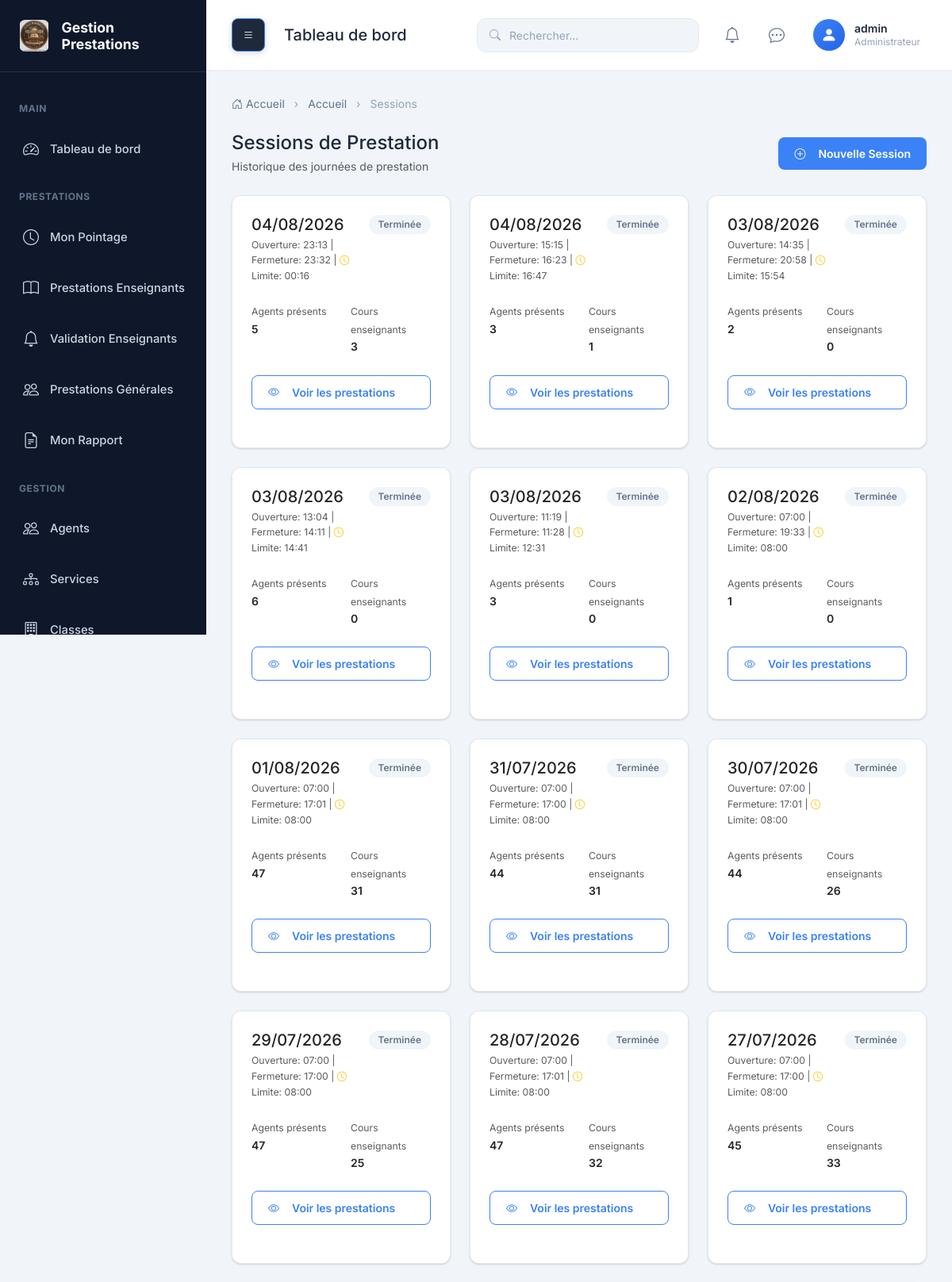
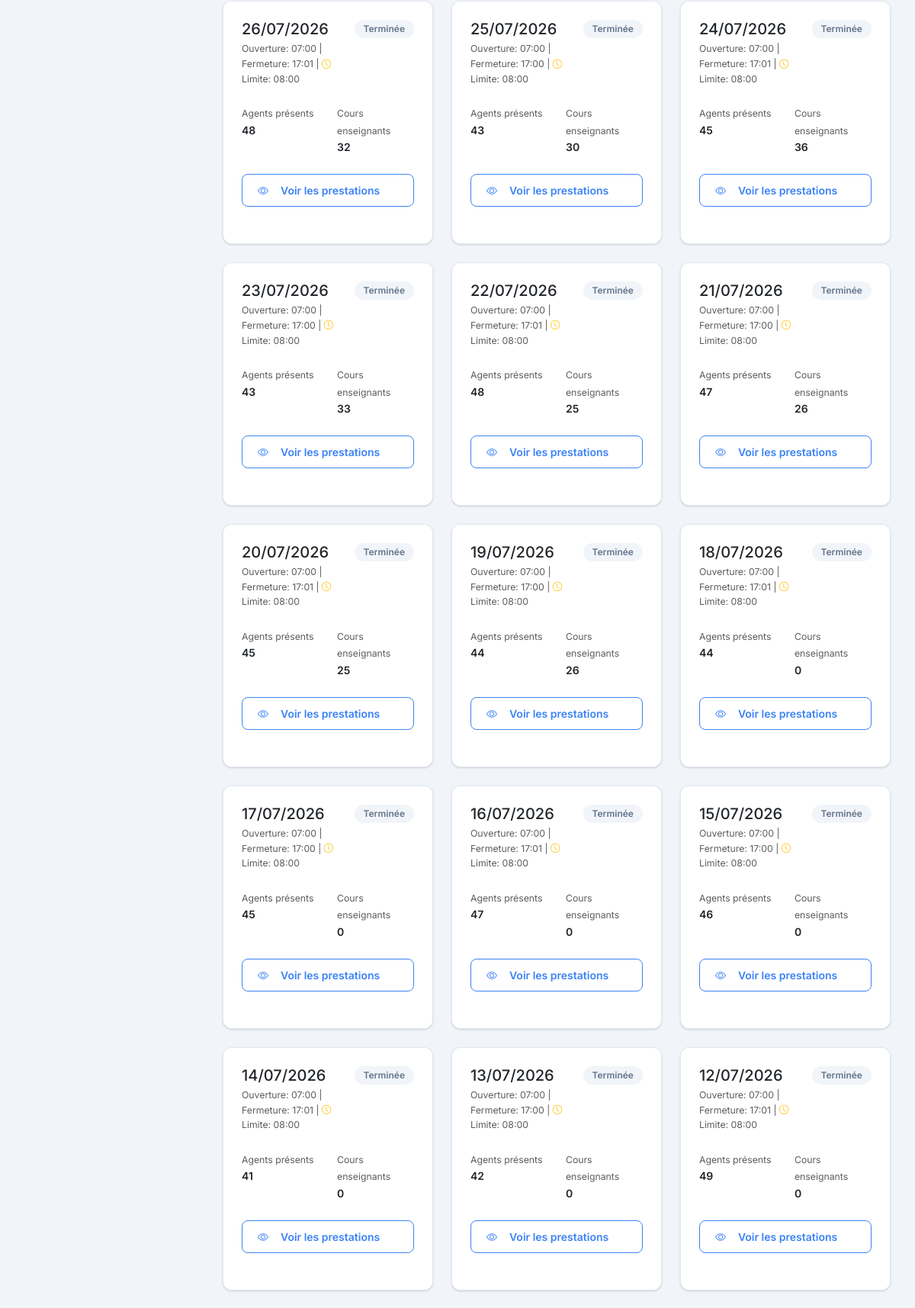
The app's page /sessions/ (signed in, upper part) with its own data (2 pictures, top to bottom).
### prestation/models.py (models this page shows, shortened)
class Utilisateur(models.Model):
    ROLE_CHOICES = (
        ('ADMIN', 'Administrateur'),
        ('SECRETAIRE', 'Secrétaire'),
        ('ENSEIGNANT', 'Enseignant'),
        ('AGENT', 'Agent'),
    )
    user = models.OneToOneField(
        User,
        on_delete=models.CASCADE,
        related_name='utilisateur'
    )
    agent = models.OneToOneField(
        'Agent',
        on_delete=models.CASCADE,
        related_name='utilisateur'
    )
    role = models.CharField(
        max_length=20,
        choices=ROLE_CHOICES
    )
    created_at = models.DateTimeField(auto_now_add=True)
    updated_at = models.DateTimeField(auto_now=True)
    must_change_password = models.BooleanField(
        default=True,
        help_text='Indique si l\'utilisateur doit changer son mot de passe à la prochaine connexion'
    )
    mot_de_passe_temporaire = models.CharField(
        max_length=100,
        blank=True,
        default='',
        help_text='Mot de passe temporaire visible par l\'administrateur (effacé après changement par l\'utilisateur)'
    )
    two_factor_secret = models.CharField(
        max_length=64,
        blank=True,
        default='',
        help_text='Clé secrète pour Google Authenticator (2FA)'
    )
    two_factor_enabled = models.BooleanField(
        default=False,
        help_text='Indique si le 2FA est activé pour cet utilisateur'
    )
    class Meta:
        ordering = ['user__username']
        verbose_name = 'Utilisateur'
        verbose_name_plural = 'Utilisateurs'
        indexes = [
            models.Index(fields=['role']),
        ]

class SessionPrestation(models.Model):
    STATUT_SESSION = (
        ('EN_COURS', 'En cours'),
        ('TERMINEE', 'Terminée'),
    )
    date = models.DateField()
    heure_ouverture = models.TimeField(null=True, blank=True)
    heure_fermeture = models.TimeField(null=True, blank=True)
    heure_limite = models.TimeField(
        null=True,
        blank=True,
        help_text='Heure limite pour arriver à l\'heure (après cette heure, l\'agent est en retard)'
    )
    statut = models.CharField(
        max_length=20,
        choices=STATUT_SESSION,
        default='EN_COURS'
    )
    ouvert_par = models.ForeignKey(
        Utilisateur,
        on_delete=models.SET_NULL,
        null=True,
        related_name="sessions_ouvertes"
    )
    cloture_par = models.ForeignKey(
        Utilisateur,
        on_delete=models.SET_NULL,
        null=True,
        blank=True,
        related_name="sessions_cloturees"
    )
    created_at = models.DateTimeField(auto_now_add=True)
    updated_at = models.DateTimeField(auto_now=True)
    class Meta:
        ordering = ['-date']
        verbose_name = 'Session de Prestation'
        verbose_name_plural = 'Sessions de Prestation'
        indexes = [
            models.Index(fields=['date']),
            models.Index(fields=['statut']),
        ]
    def nombre_agents_presents(self):
        return self.prestations.filter(statut__in=['PRESENT', 'RETARD', 'TERMINE']).count()
    def nombre_prestations_enseignants(self):
        return PrestationEnseignant.objects.filter(prestation__session=self).count()

### prestation/views.py (the view)
# urls.py: path('sessions/', views.sessions_list, name='sessions_list'),
@login_required
def sessions_list(request):
    sessions = SessionPrestation.objects.all().order_by('-date')
    return render(request, 'prestation/sessions_list.html', {'sessions': sessions})

### prestation/templates/prestation/sessions_list.html (shortened to what this page needs)
{% extends 'base.html' %}
{% load static %}
{% block breadcrumb %}
<li class="breadcrumb-item"><a href="{% url 'dashboard' %}">Accueil</a></li>
<li class="breadcrumb-item active" aria-current="page">Sessions</li>
{% endblock %}
{% block content %}
<div class="d-flex justify-content-between align-items-center mb-4">
    <div>
        <h4 class="mb-1">Sessions de Prestation</h4>
        <p class="text-muted mb-0">Historique des journées de prestation</p>
    </div>
    {% if user.utilisateur.role == 'ADMIN' or user.utilisateur.role == 'SECRETAIRE' %}
    <a href="{% url 'ouvrir_session' %}" class="btn btn-primary">
        <i class="bi bi-plus-circle me-2"></i>Nouvelle Session
    </a>
    {% endif %}
</div>
<div class="row">
    {% for session in sessions %}
    <div class="col-md-6 col-lg-4 mb-4">
        <div class="card h-100">
            <div class="card-body">
                <div class="d-flex justify-content-between align-items-start mb-3">
                    <div>
                        <h5 class="mb-1">{{ session.date|date:"d/m/Y" }}</h5>
                        <p class="text-muted mb-0 small">
                            Ouverture: {{ session.heure_ouverture|time:"H:i" }}
                            {% if session.heure_fermeture %}
                            | Fermeture: {{ session.heure_fermeture|time:"H:i" }}
                            {% endif %}
                            {% if session.heure_limite %}
                            | <i class="bi bi-clock text-warning"></i> Limite: {{ session.heure_limite|time:"H:i" }}
                            {% endif %}
                        </p>
                    </div>
                    <span class="badge badge-{% if session.statut == 'EN_COURS' %}success{% else %}secondary{% endif %}">
                        {{ session.get_statut_display }}
                    </span>
                </div>
                <div class="row mb-3">
                    <div class="col-6">
                        <small class="text-muted">Agents présents</small>
                        <div class="fw-semibold">{{ session.nombre_agents_presents }}</div>
                    </div>
                    <div class="col-6">
                        <small class="text-muted">Cours enseignants</small>
                        <div class="fw-semibold">{{ session.nombre_prestations_enseignants }}</div>
                    </div>
                </div>
                <a href="{% url 'session_detail' session.id %}" class="btn btn-outline w-100">
                    <i class="bi bi-eye me-2"></i>Voir les prestations
                </a>
            </div>
        </div>
    </div>
    {% endfor %}
</div>
{% endblock %}

### prestation/templates/components/navbar.html (shortened to what this page needs)
{% load static %}
<nav class="navbar">
    <div class="navbar-left">
        <button class="navbar-toggle-desktop" id="sidebarToggle" title="Afficher/masquer le menu">
            <i class="bi bi-list"></i>
        </button>
        <h5 class="mb-0">{% block page_title %}Tableau de bord{% endblock %}</h5>
    </div>
    <div class="navbar-right">
        <div class="navbar-search">
            <i class="bi bi-search"></i>
            <input type="text" class="form-control" placeholder="Rechercher...">
        </div>
        <div class="navbar-actions">
            <a href="{% url 'notifications' %}" class="navbar-action" title="Notifications">
                <i class="bi bi-bell"></i>
            </a>
            <a href="{% url 'messages' %}" class="navbar-action" title="Messages">
                <i class="bi bi-chat-dots"></i>
            </a>
            <div class="navbar-user" id="userDropdown">
                {% if user.utilisateur.agent.photo %}
                    <img src="{{ user.utilisateur.agent.photo.url }}" alt="{{ user.username }}">
                {% else %}
                    <div class="navbar-user-avatar">
                        <i class="bi bi-person-fill"></i>
                    </div>
                {% endif %}
                <div class="navbar-user-info">
                    <div class="navbar-user-name">{{ user.username }}</div>
                    <div class="navbar-user-role">{{ user.utilisateur.get_role_display }}</div>
                </div>
            </div>
        </div>
    </div>
</nav>

### records on screen
SessionPrestation: date "04/08/2026", heure_ouverture "23:13", heure_fermeture "23:32", heure_limite "00:16", statut "Terminée", nombre_agents_presents "5", nombre_prestations_enseignants "3"
SessionPrestation: date "04/08/2026", heure_ouverture "15:15", heure_fermeture "16:23", heure_limite "16:47", statut "Terminée", nombre_agents_presents "3", nombre_prestations_enseignants "1"
SessionPrestation: date "03/08/2026", heure_ouverture "14:35", heure_fermeture "20:58", heure_limite "15:54", statut "Terminée", nombre_agents_presents "2", nombre_prestations_enseignants "0"
SessionPrestation: date "03/08/2026", heure_ouverture "13:04", heure_fermeture "14:11", heure_limite "14:41", statut "Terminée", nombre_agents_presents "6", nombre_prestations_enseignants "0"
SessionPrestation: date "03/08/2026", heure_ouverture "11:19", heure_fermeture "11:28", heure_limite "12:31", statut "Terminée", nombre_agents_presents "3", nombre_prestations_enseignants "0"
SessionPrestation: date "02/08/2026", heure_ouverture "07:00", heure_fermeture "19:33", heure_limite "08:00", statut "Terminée", nombre_agents_presents "1", nombre_prestations_enseignants "0"
SessionPrestation: date "01/08/2026", heure_ouverture "07:00", heure_fermeture "17:01", heure_limite "08:00", statut "Terminée", nombre_agents_presents "47", nombre_prestations_enseignants "31"
SessionPrestation: date "31/07/2026", heure_ouverture "07:00", heure_fermeture "17:00", heure_limite "08:00", statut "Terminée", nombre_agents_presents "44", nombre_prestations_enseignants "31"
SessionPrestation: date "30/07/2026", heure_ouverture "07:00", heure_fermeture "17:01", heure_limite "08:00", statut "Terminée", nombre_agents_presents "44", nombre_prestations_enseignants "26"
SessionPrestation: date "29/07/2026", heure_ouverture "07:00", heure_fermeture "17:00", heure_limite "08:00", statut "Terminée", nombre_agents_presents "47", nombre_prestations_enseignants "25"
SessionPrestation: date "28/07/2026", heure_ouverture "07:00", heure_fermeture "17:01", heure_limite "08:00", statut "Terminée", nombre_agents_presents "47", nombre_prestations_enseignants "32"
SessionPrestation: date "27/07/2026", heure_ouverture "07:00", heure_fermeture "17:00", heure_limite "08:00", statut "Terminée", nombre_agents_presents "45", nombre_prestations_enseignants "33"
SessionPrestation: date "26/07/2026", heure_ouverture "07:00", heure_fermeture "17:01", heure_limite "08:00", statut "Terminée", nombre_agents_presents "48", nombre_prestations_enseignants "32"
SessionPrestation: date "25/07/2026", heure_ouverture "07:00", heure_fermeture "17:00", heure_limite "08:00", statut "Terminée", nombre_agents_presents "43", nombre_prestations_enseignants "30"
SessionPrestation: date "24/07/2026", heure_ouverture "07:00", heure_fermeture "17:01", heure_limite "08:00", statut "Terminée", nombre_agents_presents "45", nombre_prestations_enseignants "36"
SessionPrestation: date "23/07/2026", heure_ouverture "07:00", heure_fermeture "17:00", heure_limite "08:00", statut "Terminée", nombre_agents_presents "43", nombre_prestations_enseignants "33"
SessionPrestation: date "22/07/2026", heure_ouverture "07:00", heure_fermeture "17:01", heure_limite "08:00", statut "Terminée", nombre_agents_presents "48", nombre_prestations_enseignants "25"
SessionPrestation: date "21/07/2026", heure_ouverture "07:00", heure_fermeture "17:00", heure_limite "08:00", statut "Terminée", nombre_agents_presents "47", nombre_prestations_enseignants "26"
SessionPrestation: date "20/07/2026", heure_ouverture "07:00", heure_fermeture "17:01", heure_limite "08:00", statut "Terminée", nombre_agents_presents "45", nombre_prestations_enseignants "25"
SessionPrestation: date "19/07/2026", heure_ouverture "07:00", heure_fermeture "17:00", heure_limite "08:00", statut "Terminée", nombre_agents_presents "44", nombre_prestations_enseignants "26"
SessionPrestation: date "18/07/2026", heure_ouverture "07:00", heure_fermeture "17:01", heure_limite "08:00", statut "Terminée", nombre_agents_presents "44", nombre_prestations_enseignants "0"
SessionPrestation: date "17/07/2026", heure_ouverture "07:00", heure_fermeture "17:00", heure_limite "08:00", statut "Terminée", nombre_agents_presents "45", nombre_prestations_enseignants "0"
SessionPrestation: date "16/07/2026", heure_ouverture "07:00", heure_fermeture "17:01", heure_limite "08:00", statut "Terminée", nombre_agents_presents "47", nombre_prestations_enseignants "0"
SessionPrestation: date "15/07/2026", heure_ouverture "07:00", heure_fermeture "17:00", heure_limite "08:00", statut "Terminée", nombre_agents_presents "46", nombre_prestations_enseignants "0"
SessionPrestation: date "14/07/2026", heure_ouverture "07:00", heure_fermeture "17:01", heure_limite "08:00", statut "Terminée", nombre_agents_presents "41", nombre_prestations_enseignants "0"
SessionPrestation: date "13/07/2026", heure_ouverture "07:00", heure_fermeture "17:00", heure_limite "08:00", statut "Terminée", nombre_agents_presents "42", nombre_prestations_enseignants "0"
SessionPrestation: date "12/07/2026", heure_ouverture "07:00", heure_fermeture "17:01", heure_limite "08:00", statut "Terminée", nombre_agents_presents "49", nombre_prestations_enseignants "0"

### other values on screen
{{ user.username }} "admin"
{{ user.utilisateur.get_role_display }} "Administrateur"
